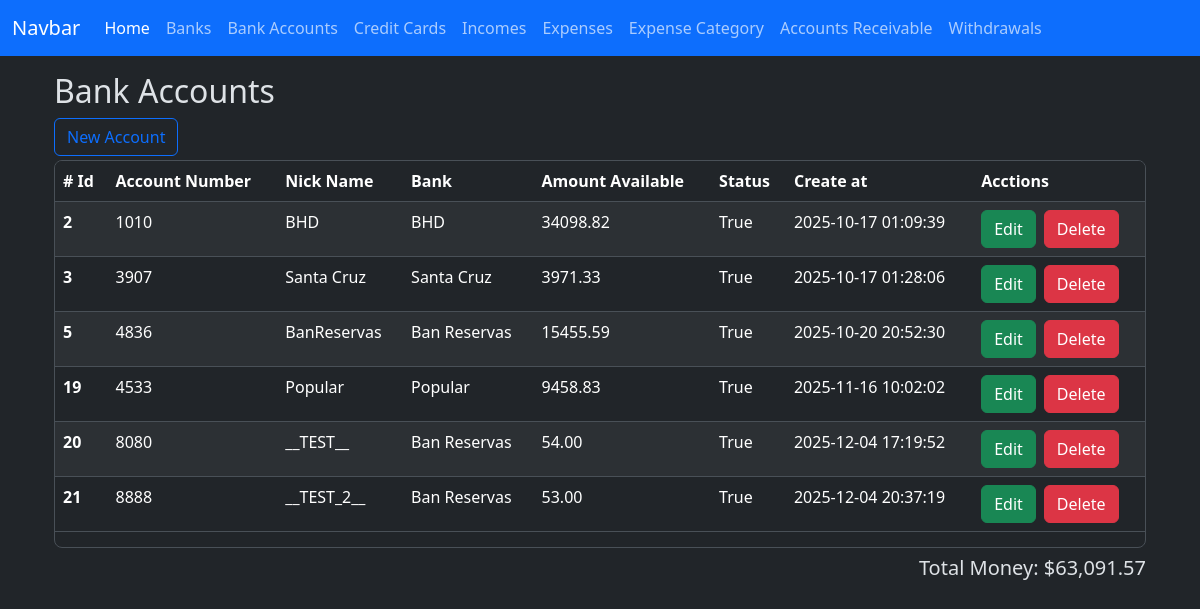
Page /bank_accounts/index on the earlier database version.
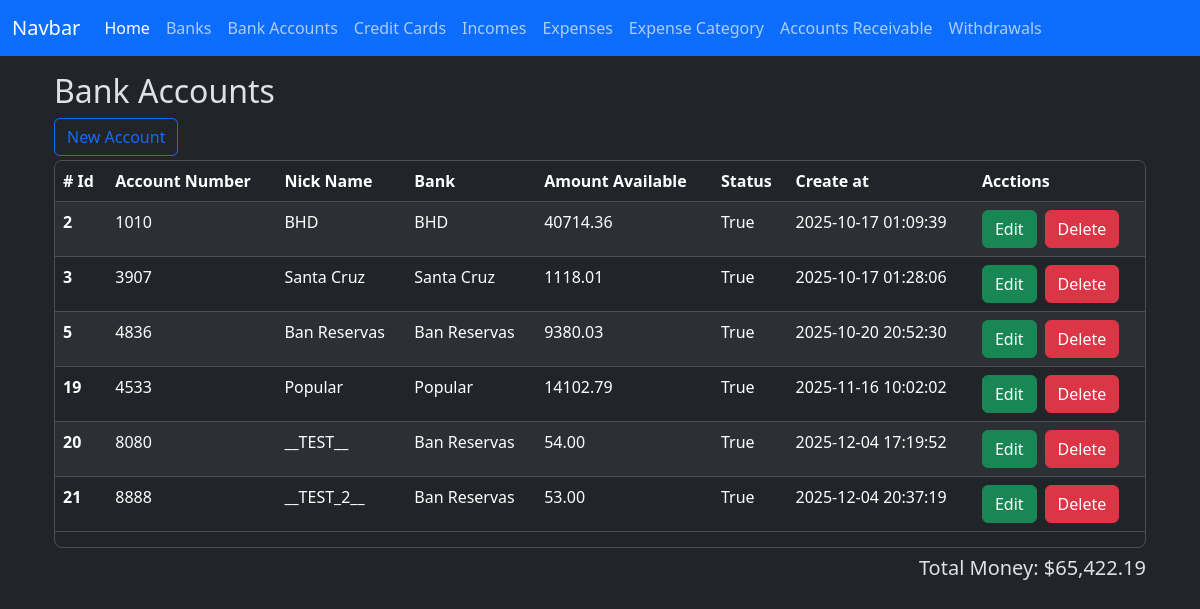
Same page on the later database version.
### app/models/bank_account.py (models this page shows)
class BankAccount(db.Model):
    __tablename__ = 'bank_accounts'
    id = db.Column(db.Integer, primary_key=True)
    nick_name = db.Column(db.String(120))
    amount_available = db.Column(db.Numeric(10, 2), nullable=False)
    is_active = db.Column(db.Boolean, default=True)
    account_number = db.Column(db.Integer, nullable=True)
    bank_id = db.Column(db.Integer, db.ForeignKey('banks.id'))
    created_at = db.Column(db.DateTime(timezone=True), server_default=func.now())
    updated_at = db.Column(db.DateTime(timezone=True), onupdate=func.now())
    bank = relationship('Bank', back_populates='bank_accounts')
    expenses = relationship('Expense', back_populates='bank_account')
    incomes = relationship('Income', back_populates='bank_account')
    loans = relationship('Loan', back_populates='bank_account')
    loan_payments = relationship('LoanPayment', back_populates='bank_account')
    credit_card_payments = relationship('CreditCardPayment', back_populates='bank_account')
    withdrawals = relationship('Withdrawal', back_populates='bank_account')

### app/models/bank.py (models this page shows)
class Bank(db.Model):
    __tablename__ = 'banks'
    id = db.Column(db.Integer, primary_key=True)
    name = db.Column(db.String(100), nullable=False)
    created_at = db.Column(db.DateTime(timezone=True), server_default=func.now())
    updated_at = db.Column(db.DateTime(timezone=True), onupdate=func.now())
    bank_accounts = relationship('BankAccount', back_populates='bank')
    credit_cards = relationship('CreditCard', back_populates='bank')

### app/routes/bank_account_routes.py (the view)
@bank_account_bp.route('/index', methods=['GET'])
def index():
    banks = Bank.query.all()
    bank_accounts = BankAccount.query.all()
    total_money = Decimal()
    for account in bank_accounts:
        total_money += account.amount_available
    total_money_formatted = f'{total_money:,.2f}'
    context = {
        'banks': banks,
        'bank_accounts': bank_accounts,
        'total_money': total_money_formatted,
    }
    return render_template('bank_accounts/index.html', **context)

### app/templates/bank_accounts/index.html (shortened to what this page needs)
{% extends 'layout.html' %}
{% block content %}
    <h2>Bank Accounts</h2>
    <div class="row">
        <div class="col-sm">
            <button type="button" class="btn btn-outline-primary" data-bs-toggle="modal" data-bs-target="#create-bank-account"
            >New Account</button>
        </div>
        <div class="col-sm"></div>
    </div>
    <div class="table-responsive overflow-y-auto border rounded-3 mt-1" style="max-height: 388px;">
        <table class="table table-striped  table-hover">
            <thead class="sticky-top">
                <tr>
                    <th scope="col"># Id</th>
                    <th scope="col">Account Number</th>
                    <th scope="col">Nick Name</th>
                    <th scope="col">Bank</th>
                    <th scope="col">Amount Available</th>
                    <th scope="col">Status</th>
                    <th scope="col">Create at</th>
                    <th scope="col">Acctions</th>
                </tr>
            </thead>
            <tbody>
                {% for bank_account in bank_accounts %}
                <tr class="bank-row" data-bank-account-id = "{{ bank_account.id }}">
                    <th scope="row">{{ bank_account.id }}</th>
                    <td>{{ bank_account.account_number }}</td>
                    <td>{{ bank_account.nick_name }}</td>
                    <td>{{ bank_account.bank.name }}</td>
                    <td>{{ bank_account.amount_available }}</td>
                    <td>{{ bank_account.is_active }}</td>
                    <td>{{ bank_account.created_at }}</td>
                    <td>
                        <div class="d-flex gap-2">
                            <button
                                type="button"
                                class="btn btn-success"
                                data-bs-toggle="modal"
                                data-bs-target="#edit-bank-account"
                                data-bank-account-id="{{ bank_account.id }}"
                                data-account-number="{{ bank_account.account_number }}"
                                data-nick-name="{{ bank_account.nick_name }}"
                                data-amount-available="{{ bank_account.amount_available }}"
                                data-bank-id="{{ bank_account.bank.id }}"
                            >Edit
                            </button>
                            <a href="{{ url_for('bank_account.delete', id=bank_account.id) }}" class="btn btn-danger">Delete</a>
                        </div>
                    </td>
                </tr>
                {% endfor %}
            </tbody>
        </table>
    </div>
    <div class="col-sm d-flex flex-row-reverse mt-2">
        <h5>Total Money: ${{ total_money }}</h5>
    </div>
    <link href="https://cdn.jsdelivr.net/npm/@sweetalert2/theme-dark@5/dark.css" rel="stylesheet">
{% endblock %}

Differences in the rows shown:
changed BankAccount "BHD": amount_available "34098.82" → "40714.36"
changed BankAccount "Santa Cruz": amount_available "3971.33" → "1118.01"
changed BankAccount id 5: nick_name "BanReservas" → "Ban Reservas"; amount_available "15455.59" → "9380.03"
changed BankAccount "Popular": amount_available "9458.83" → "14102.79"
Other differences:
{{ total_money }}: "63,091.57" → "65,422.19"
